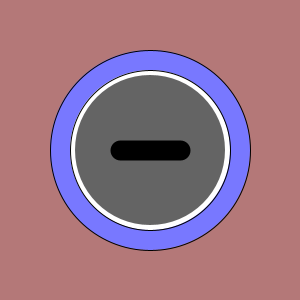
Frame 1 (no input)
Frame 60 (the mouse pressed at the canvas centre just before this capture): identical to frame 1, image omitted
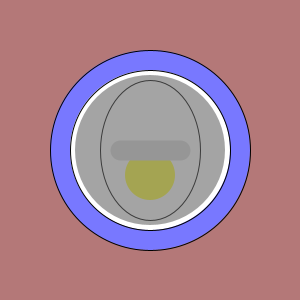
Frame 120 (the mouse held since frame 60 and released just before this capture)

The Processing sketch that drew these frames (run headless with seeded random() and noise(); from frame 60 on, the mouse is pressed at the canvas centre):

// Processing sketch: sketch__2_2
// ── sketch__2_2.pde
void setup()
{size(300,300);
print("Slide mouse left to reveal breakfast");}

void draw()
{
background(180,120,120);

int circleSize = 50;

stroke(0);
strokeWeight(1);
fill(255);
ellipseMode(RADIUS);
fill(120,120,255);
ellipse(150,150,circleSize+50,circleSize+50);
fill(255);
ellipse(150,150,circleSize+30,circleSize+30);
ellipse(150,150,circleSize,circleSize+20);

ellipseMode(CENTER);

noStroke();
fill(255,255,0,200);
ellipse(150,175,circleSize,circleSize);

fill(100,300-mouseX);
ellipse(150,150,150,150);
stroke(mouseX);
strokeCap(ROUND);
strokeWeight(20);
line(120,150,180,150);
}
